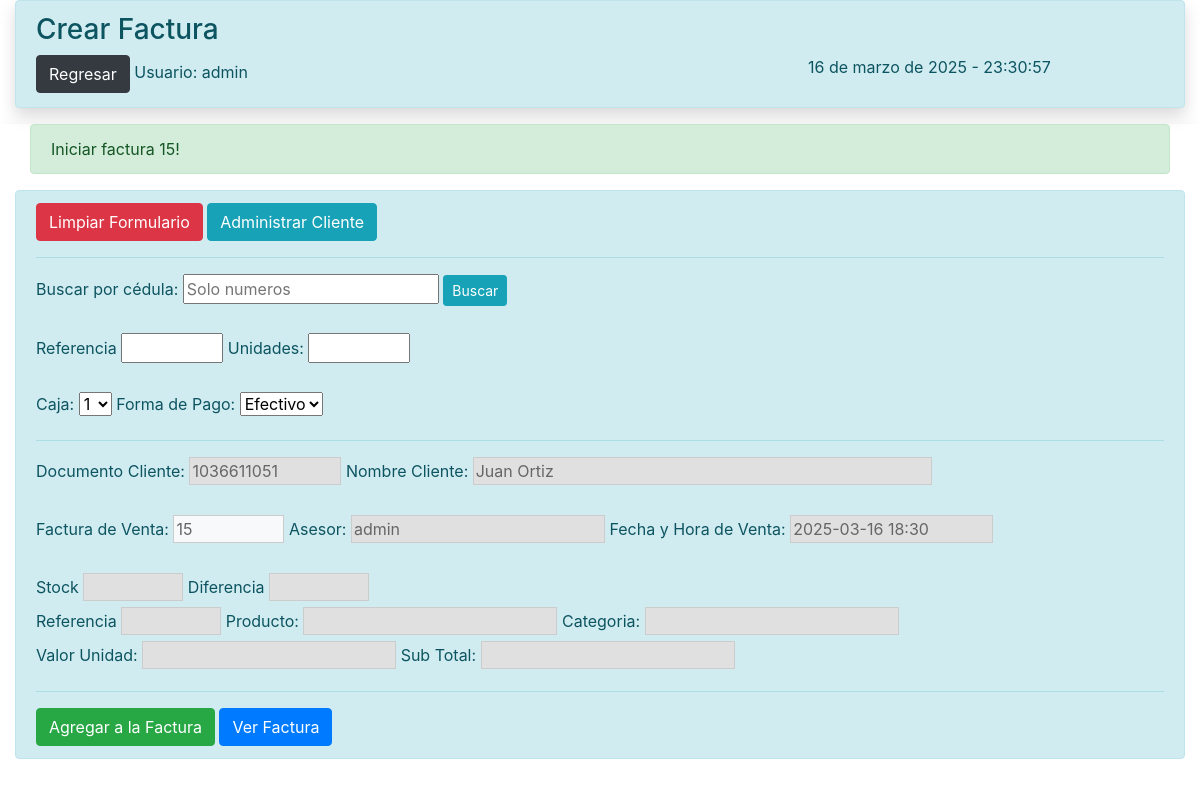
Before: /vistas/factura_borrador.php (signed in) with the older database file.
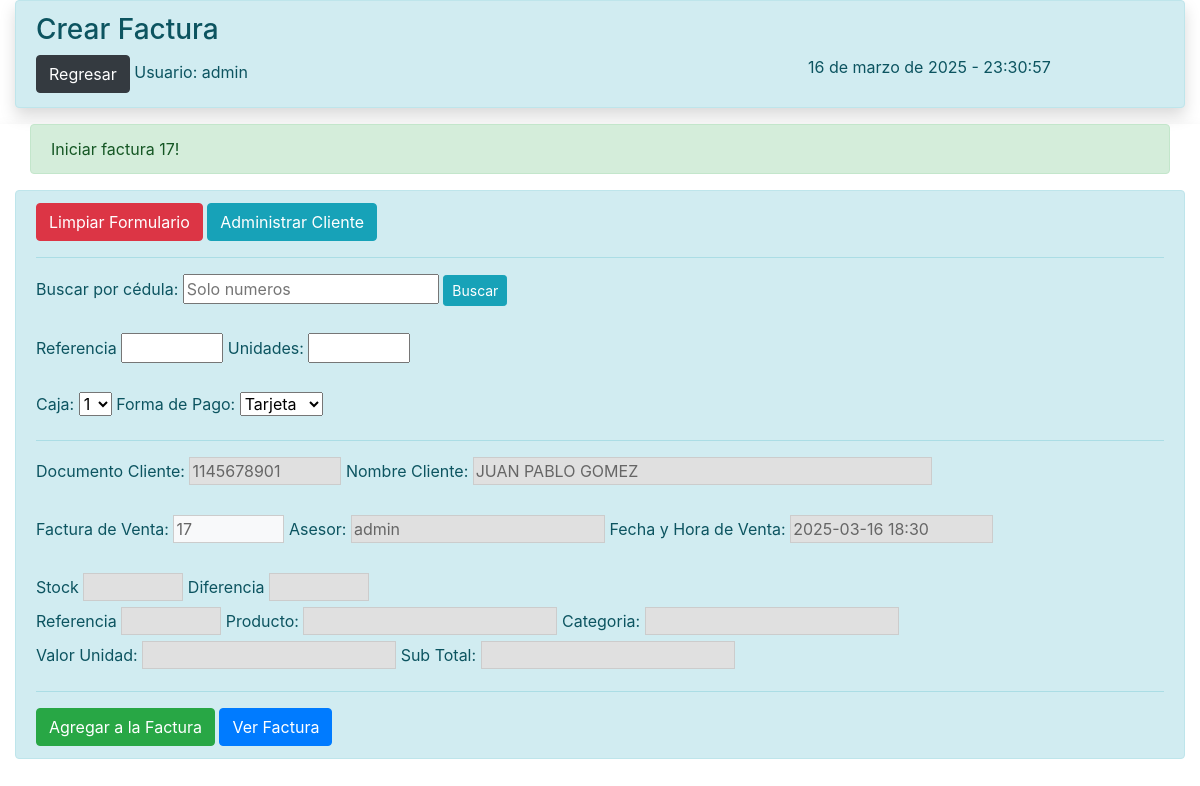
After: the same page with the newer database file.
### tables this page shows
CREATE TABLE `facturas` (
  `id_factura` int(11) NOT NULL AUTO_INCREMENT,
  `no_factura` int(150) NOT NULL,
  `estado` varchar(15) NOT NULL DEFAULT 'Cerrada',
  `fecha_factura` datetime NOT NULL DEFAULT current_timestamp(),
  `fecha_anulacion` datetime DEFAULT NULL,
  `descripcion_anulacion` varchar(200) DEFAULT NULL,
  `doc_cliente` varchar(10) NOT NULL,
  `nom_cliente` varchar(50) NOT NULL,
  `asesor` varchar(14) NOT NULL,
  `caja` varchar(2) NOT NULL,
  `forma_de_pago` varchar(15) NOT NULL,
  `total_venta_con_iva` varchar(10) NOT NULL,
  `doc_factura` varchar(200) NOT NULL DEFAULT 'C:\\Users\\GalleOso\\Documents\\Facturas',
  PRIMARY KEY (`id_factura`)
);

CREATE TABLE `ventas` (
  `id_venta` int(11) NOT NULL AUTO_INCREMENT,
  `factura_venta` int(150) NOT NULL,
  `fecha_hora_venta` datetime NOT NULL DEFAULT current_timestamp(),
  `nom_cliente` varchar(30) NOT NULL,
  `doc_cliente_venta` varchar(11) NOT NULL,
  `valor_total_venta` decimal(10,0) NOT NULL,
  `asesor_venta` varchar(30) NOT NULL,
  `caja` varchar(2) NOT NULL,
  `forma_de_pago` varchar(30) NOT NULL,
  `unidades_venta` int(3) NOT NULL,
  `ref_prod_venta` varchar(10) NOT NULL,
  `producto_venta` varchar(50) NOT NULL,
  `valor_producto` varchar(10) NOT NULL,
  `estado` varchar(10) NOT NULL DEFAULT 'Realizada',
  PRIMARY KEY (`id_venta`)
);

### vistas/factura_borrador.php (the view, shortened to what the changed rows need)
<?php
include '../conexion/conexion.php';
?>
   <!DOCTYPE html>
   <html lang="en">
   <head>
       <link href="https://stackpath.bootstrapcdn.com/bootstrap/4.5.2/css/bootstrap.min.css" rel="stylesheet">
   </head>
   <body>
   <div class="container-fluid sombra">
<?php
$sql_2 = "SELECT * FROM ventas WHERE factura_venta = (SELECT MAX(factura_venta) FROM ventas)";
$sql_4 = "SELECT * FROM facturas WHERE no_factura = (SELECT MAX(no_factura) FROM facturas)";
$resultado_2 = mysqli_query($conexion, $sql_2);
$resultado_4 = mysqli_query($conexion, $sql_4);
if ($resultado_4) {
    if (mysqli_num_rows($resultado_4) > 0) {
        $fila = mysqli_fetch_assoc($resultado_4);
        $no_factura = $fila['no_factura'];
    }
}
if ($resultado_2) {
    if (mysqli_num_rows($resultado_2) > 0) {
        $fila = mysqli_fetch_assoc($resultado_2);
        $ultima_factura = $fila['factura_venta'];
    } else {
        echo "No se encontraron filas con el número de factura más alto en la tabla ventas.";
    }
} else {
    echo "Error en la consulta: " . mysqli_error($conexion);
}
if ($ultima_factura == $no_factura) {
    ?>
    <div id="factura" class="container-fluid">
        <div class="alert alert-success" role="alert">
          Iniciar factura  <?php echo (int)$no_factura + 1; ?>!
        </div>
   </div>
    <?php
}
?>
    <?php
if(isset($_POST['submit'])){
$factura_venta = $_POST['factura_venta'];
$nom_cliente = $_POST['nom_cliente'];
$doc_cliente_venta_2 = $_POST['doc_cliente_venta_2'];
$valor_total_venta = $_POST['valor_total_venta'];
$asesor_venta = $_POST['asesor_venta'];
$caja = $_POST['caja'];
$asesor_venta = $_POST['asesor_venta'];
$forma_de_pago = $_POST['forma_de_pago'];
$unidades_venta = $_POST['unidades_venta'];
$producto_venta = $_POST['producto_venta'];
$valor_producto = $_POST['valor_producto'];
$ref_prod_venta_2 = $_POST['ref_prod_venta_2'];
$cat_producto = $_POST['cat_producto'];
$diferencia_producto = $_POST['diferencia_producto'];
    $sql = "INSERT INTO ventas (factura_venta, nom_cliente, doc_cliente_venta, valor_total_venta, caja, asesor_venta, forma_de_pago, unidades_venta, producto_venta, valor_producto, ref_prod_venta)
        VALUES ('$factura_venta', '$nom_cliente', '$doc_cliente_venta_2', $valor_total_venta, '$caja', '$asesor_venta', '$forma_de_pago', $unidades_venta, '$producto_venta', '$valor_producto','$ref_prod_venta_2')";
        if ($conexion->query($sql) === TRUE) {
            echo '<script>alert("Producto agregado al carrito");location.assign("../vistas/factura_borrador.php");</script>';
            $sql_1 = "UPDATE productos SET ref_producto='$ref_prod_venta_2', cat_producto='$cat_producto', descripcion_producto='$producto_venta', valor_producto='$valor_producto', unidades_producto='$diferencia_producto' WHERE ref_producto='$ref_prod_venta_2'";
            $resultado = mysqli_query($conexion, $sql_1);
            if($resultado){
            echo "<script> alert ('Stock actualizado'); </script>";
            } else {
             echo "<script> alert ('ERROR: Los datos no fueron actualizados '); </script>";
            }
            }
    $conexion->close();
}else{
    ?>
    <div class="container-fluid alert alert-info">
    <form action="<?=$_SERVER['PHP_SELF']?>" method="POST" onsubmit="return validarFormulario()">
    <button type="button" class="btn btn-danger" onclick="limpiarFormulario()">Limpiar Formulario</button>
    <a class="btn btn-info" href="admin_cliente_factura.php">Administrar Cliente</a><hr>
<label for="doc_cliente_venta">Buscar por cédula:</label>
<input type="text" id="doc_cliente_venta"
       placeholder="Solo numeros"
       name="doc_cliente_venta"
       maxlength="10"
       pattern="[0-9]{1,10}"
       oninput="this.value = this.value.replace(/\D/g, ''); buscarCliente();"><span> </span><button id="btnbuscar" type="button" class="btn btn-info btn-sm" onclick="buscarCliente()">Buscar</button><br>
<br>
<label for="ref_prod_venta">Referencia</label>
  <input type="text" size="5"id="ref_prod_venta" name="ref_prod_venta"  oninput="if(this.value.length > 4) this.value = this.value.slice(0,4); buscarProducto()">
<label for="unidades_venta">Unidades:</label>
        <input type="text" size="5" id="unidades_venta" name="unidades_venta" min="1" max="99" oninput=" if(this.value.length > 2) this.value = this.value.slice(0,2); this.value = this.value.replace(/\D/g, ''); calcularDiferencia(); calcularValorTotalVenta()">
<br><br>
<label for="caja">Caja:</label>
<select id="caja" name="caja" class="form-select">
    <?php
        for ($i = 1; $i <= 5; $i++) {
            $selected = ($fila['caja'] == $i) ? 'selected' : '';
            echo "<option value='$i' $selected>$i</option>";
        }
    ?>
</select>
<label for="forma_de_pago">Forma de Pago:</label>
<select id="forma_de_pago" name="forma_de_pago" class="form-select">
    <option value="Efectivo" <?php echo ($fila['forma_de_pago'] == 'Efectivo') ? 'selected' : ''; ?>>Efectivo</option>
    <option value="Tarjeta" <?php echo ($fila['forma_de_pago'] == 'Tarjeta') ? 'selected' : ''; ?>>Tarjeta</option>
</select>
<br>
        <hr>
        <label for="doc_cliente_venta_2">Documento Cliente:</label>
        <input type="text" size="10" id="doc_cliente_venta_2" name="doc_cliente_venta_2" value="<?php echo $fila['doc_cliente_venta']; ?>"readonly >
        <label for="nom_cliente">Nombre Cliente:</label>
        <input type="text" size="40" id="nom_cliente" value="<?php echo $fila['nom_cliente']; ?>"  readonly name="nom_cliente"><br>
<br>
<label for="factura_venta">Factura de Venta:</label>
        <input class="bg-light" size="6" type="text" id="factura_venta" name="factura_venta" value="<?php echo (int)$no_factura + 1; ?>" readonly >
        <label for="asesor_venta">Asesor:</label>
        <input type="text" id="asesor_venta" name="asesor_venta" value="<?php echo $_SESSION['usuario'];?>" readonly>
        <label for="fecha_hora_venta">Fecha y Hora de Venta:</label>
        <input type="date_time" size="15"id="fecha_hora_venta" name="fecha_hora_venta" value="<?php echo date('Y-m-d 11:i'); ?>" readonly >
        <br><br>
  <label for="unidades_producto">Stock</label>
   <input type="text" size="5"id="unidades_producto" name="unidades_producto"readonly>
   <label for="diferencia_producto">Diferencia</label>
   <input type="text" size="5"id="diferencia_producto" name="diferencia_producto"readonly><br>
        <label for="ref_prod_venta_2">Referencia</label>
        <input type="text" size="5" id="ref_prod_venta_2" readonly name="ref_prod_venta_2">
        <label for="producto_venta">Producto:</label>
        <input type="text" id="producto_venta" name="producto_venta" readonly>
        <label for="producto_venta">Categoria:</label>
        <input type="text" id="cat_producto" name="cat_producto" readonly><br>
        <label for="valor_producto">Valor Unidad:</label>
        <input type="number" step="0.01" id="valor_producto" name="valor_producto" readonly oninput="calcularValorTotalVenta()">
        <label for="valor_total_venta">Sub Total:</label>
        <input size="5"type="number" step="0.01" id="valor_total_venta" name="valor_total_venta" readonly><br><hr>
        <button type="submit" name="submit" class="btn btn-success" onclick="return validarCampos();">Agregar a la Factura</button>
        </span><a href="../procesos_factura_admin/validar_factura.php" class="btn btn-primary">Ver Factura</a>
    </form>
        </div>
        <br>
    <?php
}
?>
    </body>
    </html>

Changed rows visible on the page:
no longer on this page (row unchanged): facturas: (int)$no_factura + 1 "15", factura_venta "15"
no longer on this page (row unchanged): ventas: forma_de_pago "Efectivo", doc_cliente_venta_2 "1036611051", nom_cliente "Juan Ortiz"
added facturas: (int)$no_factura + 1 "17", factura_venta "17"
added ventas: forma_de_pago "Tarjeta", doc_cliente_venta_2 "1145678901", nom_cliente "JUAN PABLO GOMEZ"
